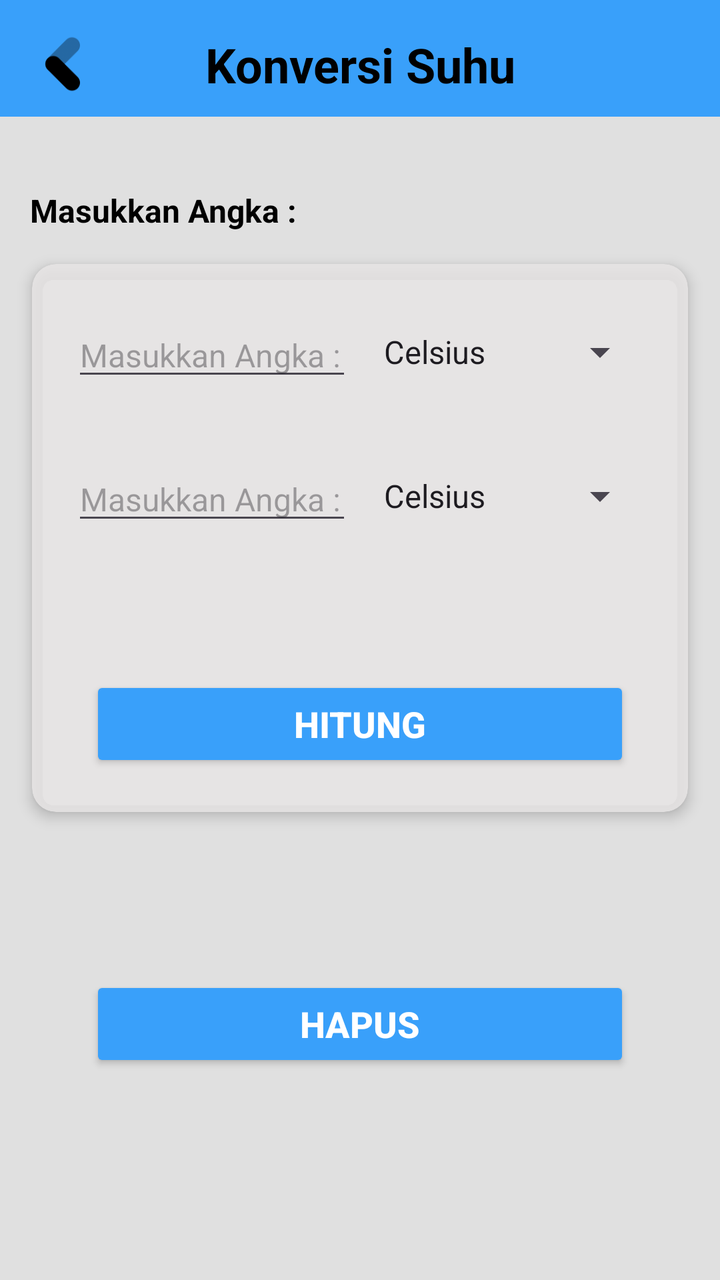
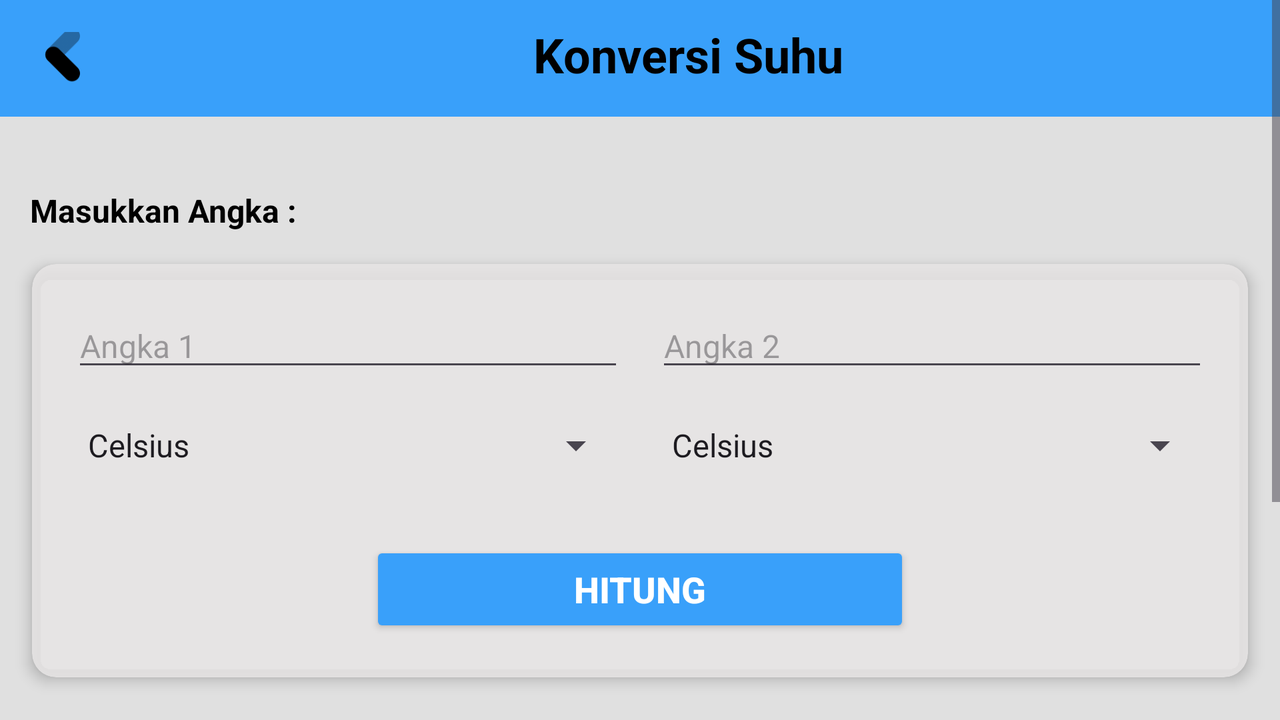

Compare how this app lays out the same screen by default and in its alternative resource folder. The renders come first, then the two layout files and the values they reference.
<!-- AndroidManifest.xml: application theme Theme.ProjectMars -->
<!-- res/layout/activity_konversi_suhu.xml -->
<?xml version="1.0" encoding="utf-8"?>
<LinearLayout xmlns:android="http://schemas.android.com/apk/res/android"
    xmlns:app="http://schemas.android.com/apk/res-auto"
    xmlns:tools="http://schemas.android.com/tools"
    android:layout_width="match_parent"
    android:layout_height="match_parent"
    android:orientation="vertical"
    android:background="@color/blue_lightt"
    tools:context=".konversi_suhu">


    <LinearLayout
        android:layout_width="match_parent"
        android:layout_height="wrap_content"
        android:orientation="horizontal"
        android:background="@drawable/latarbelakang_suhu"
        android:gravity="center_vertical"
        android:layout_marginBottom="36dp"
        android:paddingStart="16dp"
        android:paddingEnd="16dp"
        android:paddingTop="16dp"
        android:paddingBottom="10dp">

        <ImageView
            android:id="@+id/kembali"
            android:layout_width="32dp"
            android:layout_height="32dp"
            android:src="@drawable/kembali"
            android:contentDescription="Tombol kembali" />

           <TextView
            android:layout_width="0dp"
            android:layout_height="wrap_content"
            android:layout_weight="1"
            android:gravity="center"
            android:text="Konversi Suhu"
            android:textColor="#000000"
            android:textSize="24sp"
            android:textStyle="bold"
            android:layout_marginEnd="32dp" /> 

    </LinearLayout>

    <TextView
        android:layout_width="match_parent"
        android:layout_height="wrap_content"
        android:text="Masukkan Angka :"
        android:layout_marginBottom="0dp"
        android:layout_marginLeft="15dp"
        android:layout_marginRight="15dp"
        android:textColor="@color/black"
        android:textSize="16dp"
        android:textStyle="bold"/>


    <androidx.cardview.widget.CardView
        android:layout_width="match_parent"
        android:layout_height="wrap_content"
        android:layout_margin="16dp"
        app:cardCornerRadius="12dp"
        app:cardElevation="4dp"
        android:backgroundTint="@color/greyy"
        app:cardBackgroundColor="#FFFFFF">

        <LinearLayout
            android:layout_width="match_parent"
            android:layout_height="wrap_content"
            android:orientation="vertical"
            android:padding="20dp">

            <LinearLayout
                android:layout_width="match_parent"
                android:layout_height="wrap_content"
                android:orientation="horizontal"
                android:gravity="center_vertical"
                android:layout_marginBottom="24dp">

                <EditText
                    android:id="@+id/inputangka1"
                    android:layout_width="0dp"
                    android:layout_height="wrap_content"
                    android:layout_weight="1"
                    android:inputType="numberDecimal"
                    android:hint="Masukkan Angka :"
                    android:textSize="16sp"
                    android:layout_marginEnd="8dp" />


                <Spinner
                    android:id="@+id/spinner_suhu1"
                    android:layout_width="0dp"
                    android:entries="@array/suhu"
                    android:layout_height="wrap_content"
                    android:layout_weight="1"
                    android:minHeight="48dp" >


                </Spinner>

            </LinearLayout>

            <LinearLayout
                android:layout_width="match_parent"
                android:layout_height="wrap_content"
                android:orientation="horizontal"
                android:gravity="center_vertical"
                android:layout_marginBottom="16dp">

                <EditText
                    android:id="@+id/inputangka2"
                    android:layout_width="0dp"
                    android:layout_height="wrap_content"
                    android:layout_weight="1"
                    android:inputType="numberDecimal"
                    android:hint="Masukkan Angka :"
                    android:textSize="16sp"
                    android:layout_marginEnd="8dp" />
                <Spinner
                    android:id="@+id/spinner_suhu2"
                    android:layout_width="0dp"
                    android:entries="@array/suhu"
                    android:layout_height="wrap_content"
                    android:layout_weight="1"
                    android:minHeight="48dp" >
                </Spinner>
            </LinearLayout>

            <LinearLayout
                android:layout_width="match_parent"
                android:layout_height="wrap_content"
                android:orientation="vertical">

                <Button
                    android:id="@+id/btnHitung"
                    android:layout_width="270dp"
                    android:layout_height="wrap_content"
                    android:text="Hitung"
                    android:textStyle="bold"
                    android:textSize="18sp"
                    android:textColor="#FFFFFF"
                    android:backgroundTint="@color/blue_neon"
                    android:layout_marginTop="50dp"
                    android:layout_gravity="center_horizontal"/>

            </LinearLayout>

        </LinearLayout>



    </androidx.cardview.widget.CardView>


    <LinearLayout
        android:layout_width="match_parent"
        android:layout_height="wrap_content"
        android:orientation="vertical"
        android:padding="16dp">

        <Button
            android:id="@+id/btnCalculate"
            android:layout_width="270dp"
            android:layout_height="wrap_content"
            android:text="Hapus"
            android:textStyle="bold"
            android:textSize="18sp"
            android:textColor="#FFFFFF"
            android:backgroundTint="@color/blue_neon"
            android:layout_marginTop="50dp"
            android:layout_gravity="center_horizontal"/>

    </LinearLayout>


</LinearLayout>
<!-- resources referenced by this layout -->
<resources>
  <string-array name="suhu">
          <item>Celsius</item>
          <item>Fahrenheit</item>
          <item>Kelvin</item>
      </string-array>
  <color name="black">#000000</color>
  <color name="blue_lightt">#e0e0e0</color>
  <color name="blue_neon">#39a0fa</color>
  <color name="greyy">#D9E9E7E7</color>
  <!-- drawable kembali: png bitmap (drawable, 887 bytes) -->
  <!-- drawable latarbelakang_suhu (drawable) -->
  <?xml version="1.0" encoding="utf-8"?>
  <shape xmlns:android="http://schemas.android.com/apk/res/android"
      android:shape="rectangle">
  
      <solid android:color="#39a0fa" />
  
      <corners
          android:bottomLeftRadius="0dp"
          android:bottomRightRadius="0dp"
          android:topLeftRadius="0dp"
          android:topRightRadius="0dp" />
  
  </shape>
  <style name="Theme.ProjectMars" parent="Base.Theme.ProjectMars" />
  <style name="Base.Theme.ProjectMars" parent="Theme.Material3.DayNight.NoActionBar">
          
          
      </style>
</resources>
<!-- res/layout-land/activity_konversi_suhu.xml (the author's variant of the layout above) -->
<!-- drawn on the phone turned sideways -->
<?xml version="1.0" encoding="utf-8"?>
<ScrollView xmlns:android="http://schemas.android.com/apk/res/android"
    xmlns:app="http://schemas.android.com/apk/res-auto"
    xmlns:tools="http://schemas.android.com/tools"
    android:layout_width="match_parent"
    android:layout_height="match_parent"
    android:fillViewport="true">

    <LinearLayout
        android:layout_width="match_parent"
        android:layout_height="wrap_content"
        android:orientation="vertical"
        android:background="@color/blue_lightt"
        tools:context=".MainActivity">

        <LinearLayout
            android:layout_width="match_parent"
            android:layout_height="wrap_content"
            android:orientation="horizontal"
            android:layout_gravity="center"
            android:background="@drawable/latarbelakang_suhu"
            android:gravity="center_vertical"
            android:layout_marginBottom="36dp"
            android:paddingStart="16dp"
            android:paddingTop="16dp">

            <ImageView
                android:id="@+id/kembali"
                android:layout_width="32dp"
                android:layout_height="32dp"
                android:src="@drawable/kembali"
                android:layout_marginTop="-10dp"
                android:contentDescription="Tombol kembali" />

            <TextView
                android:layout_width="match_parent"
                android:layout_height="wrap_content"
                android:layout_marginBottom="10dp"
                android:gravity="center"
                android:text="Konversi Suhu"
                android:textColor="#000000"
                android:textSize="24sp"
                android:textStyle="bold" />

        </LinearLayout>

        <TextView
            android:layout_width="match_parent"
            android:layout_height="wrap_content"
            android:text="Masukkan Angka :"
            android:layout_marginBottom="0dp"
            android:layout_marginLeft="15dp"
            android:layout_marginRight="15dp"
            android:textColor="@color/black"
            android:textSize="16dp"
            android:textStyle="bold"/>

        <androidx.cardview.widget.CardView
            android:layout_width="match_parent"
            android:layout_height="wrap_content"
            android:layout_margin="16dp"
            app:cardCornerRadius="12dp"
            app:cardElevation="4dp"
            android:backgroundTint="@color/greyy"
            app:cardBackgroundColor="#FFFFFF">

            <LinearLayout
                android:layout_width="match_parent"
                android:layout_height="wrap_content"
                android:orientation="vertical"
                android:padding="20dp">

                <LinearLayout
                    android:layout_width="match_parent"
                    android:layout_height="wrap_content"
                    android:orientation="horizontal"
                    android:layout_marginBottom="24dp">

                    
                    <LinearLayout
                        android:layout_width="0dp"
                        android:layout_height="wrap_content"
                        android:layout_weight="1"
                        android:orientation="vertical"
                        android:layout_marginEnd="8dp">

                        <EditText
                            android:id="@+id/inputangka1"
                            android:layout_width="match_parent"
                            android:layout_height="wrap_content"
                            android:inputType="numberDecimal"
                            android:hint="Angka 1"
                            android:textSize="16sp"
                            android:layout_marginBottom="8dp" />

                        <Spinner
                            android:id="@+id/spinner_suhu1"
                            android:layout_width="match_parent"
                            android:layout_height="wrap_content"
                            android:entries="@array/suhu"
                            android:minHeight="48dp" />
                    </LinearLayout>

                    
                    <LinearLayout
                        android:layout_width="0dp"
                        android:layout_height="wrap_content"
                        android:layout_weight="1"
                        android:orientation="vertical"
                        android:layout_marginStart="8dp">

                        <EditText
                            android:id="@+id/inputangka2"
                            android:layout_width="match_parent"
                            android:layout_height="wrap_content"
                            android:inputType="numberDecimal"
                            android:hint="Angka 2"
                            android:textSize="16sp"
                            android:layout_marginBottom="8dp" />

                        <Spinner
                            android:id="@+id/spinner_suhu2"
                            android:layout_width="match_parent"
                            android:layout_height="wrap_content"
                            android:entries="@array/suhu"
                            android:minHeight="48dp" />
                    </LinearLayout>

                </LinearLayout>

                <Button
                    android:id="@+id/btnHitung"
                    android:layout_width="270dp"
                    android:layout_height="wrap_content"
                    android:text="Hitung"
                    android:textStyle="bold"
                    android:textSize="18sp"
                    android:textColor="#FFFFFF"
                    android:backgroundTint="@color/blue_neon"
                    android:layout_gravity="center_horizontal"/>

            </LinearLayout>

        </androidx.cardview.widget.CardView>

        <androidx.cardview.widget.CardView
            android:layout_width="match_parent"
            android:layout_height="wrap_content"
            android:layout_margin="16dp"
            app:cardCornerRadius="8dp"
            app:cardElevation="4dp">


        </androidx.cardview.widget.CardView>

        <LinearLayout
            android:layout_width="match_parent"
            android:layout_height="wrap_content"
            android:orientation="vertical"
            android:padding="16dp">

            <Button
                android:id="@+id/btnCalculate"
                android:layout_width="270dp"
                android:layout_height="wrap_content"
                android:text="Hapus"
                android:textStyle="bold"
                android:textSize="18sp"
                android:textColor="#FFFFFF"
                android:backgroundTint="@color/blue_neon"
                android:layout_marginTop="50dp"
                android:layout_gravity="center_horizontal"/>

        </LinearLayout>

    </LinearLayout>

</ScrollView>
